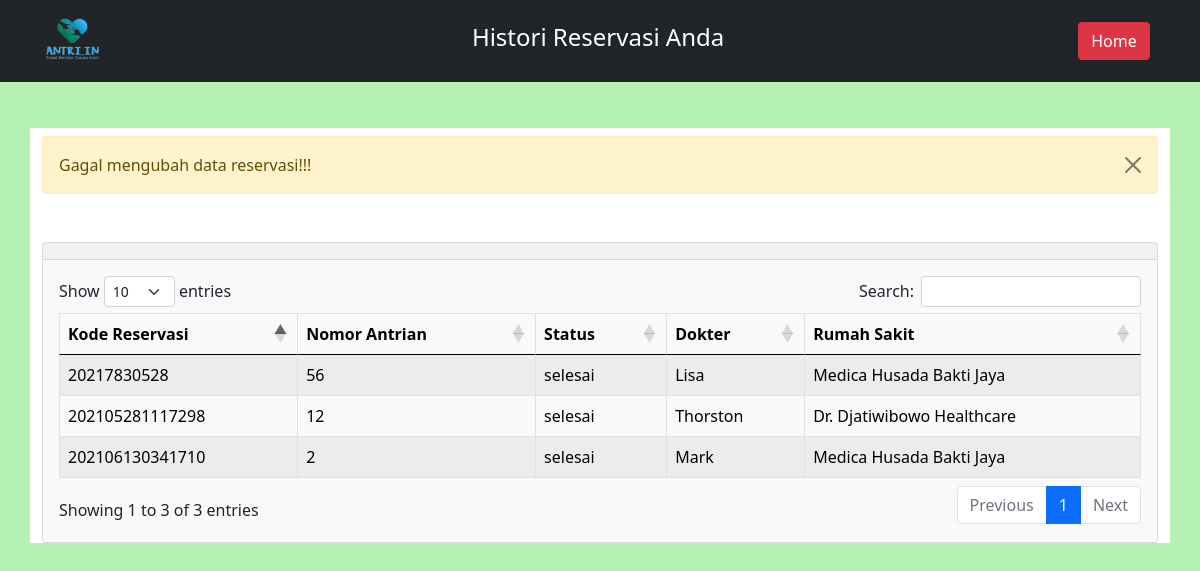
Page /views/pengguna/historiReservasi.php (signed in) on the committed database.
### tables this page shows
CREATE TABLE `reservasi` (
  `id_reservasi` bigint(20) NOT NULL,
  `nomor_antrian` varchar(10) NOT NULL,
  `status_reserv` varchar(15) NOT NULL,
  `id_user` bigint(20) NOT NULL,
  `id_dokter` bigint(20) NOT NULL,
  `id_rs` bigint(20) NOT NULL
);

CREATE TABLE `list_dokter` (
  `id_dokter` bigint(20) NOT NULL,
  `nama_dokter` varchar(50) NOT NULL,
  `spesialis` varchar(30) NOT NULL,
  `no_telepon` varchar(25) NOT NULL,
  `id_akun_dok` bigint(20) DEFAULT NULL
);

CREATE TABLE `rumah_sakit` (
  `id_rs` bigint(20) NOT NULL,
  `nama_rs` varchar(30) NOT NULL,
  `alamat_rs` text NOT NULL,
  `no_telepon_rs` varchar(15) NOT NULL
);

### controllers/select_data.php (called while the page is built, shortened)
<?php
require_once 'db_connnect.php';
function data_view($query, $id_data){
    global $conn;
    $statementt = mysqli_prepare($conn, $query);
    mysqli_stmt_bind_param($statementt, 'i', $id_data);
    mysqli_stmt_execute($statementt);
    $reslt = mysqli_stmt_get_result($statementt);
    $getData = mysqli_fetch_assoc($reslt);
    return $getData;
}
function data_views($query, $id_data, $type_bnd='i'){
    global $conn;
    $statementt = mysqli_prepare($conn, $query);
    mysqli_stmt_bind_param($statementt, $type_bnd, $id_data);
    mysqli_stmt_execute($statementt);
    $reslt = mysqli_stmt_get_result($statementt);
    while($row = mysqli_fetch_assoc($reslt))
    {
        $rows[] = $row;
    }
    return $rows;
}

### views/pengguna/historiReservasi.php (the view, shortened to what this page needs)
<?php require_once '../../controllers/select_data.php';
$id_usr_rsvp = $_SESSION['log_uname'];
$usr_rsvp = data_view("SELECT * FROM akun WHERE username = ?", $id_usr_rsvp);
$id_akun_rsvp = $usr_rsvp['id_akun'];
$usr_rsvp = data_view("SELECT * FROM pengguna WHERE id_akun = ?", $id_akun_rsvp);
$id_rsvp = $usr_rsvp['id_user'];
$result = data_views("SELECT * FROM reservasi WHERE id_user = ?", $id_rsvp);
?>
<!doctype html>
<html lang="en">
<head>
    <link href="https://cdn.jsdelivr.net/npm/bootstrap@5.0.0-beta3/dist/css/bootstrap.min.css" rel="stylesheet">
    <link rel="stylesheet" href="https://cdn.datatables.net/1.10.24/css/dataTables.bootstrap5.min.css">
</head>
<body style="background-color: rgb(181, 240, 181);">
    <div class="d-flex justify-content-between">
        <nav class="navbar navbar-expand-lg navbar-dark bg-dark fixed-top">
            <div class="container">
                <a class="navbar-brand" href="">
                    <img src="../../storages/gambar/logo.png" width="60" alt="ANTRI.IN">
                </a>
                <div class="collapse navbar-collapse nav justify-content-center" id="navbarSupportedContent">
                    <ul class="navbar-nav mr-auto">
                        <li class="nav-item active">
                            <a class="nav-link active" aria-current="page" href="">
                                <h4>Histori Reservasi Anda</h4>
                            </a>
                        </li>
                    </ul>
                </div>
                <a href="rumahSakit.php" type="button" class="btn btn-danger">Home</a>
        </nav>
    </div>
    <br><br><br><br><br>
    <div class="container pt-2 mt-2" style="background-color: white;">
        <?php
        if ($_SESSION['eff_add'] > 0 or $_SESSION['eff_edit'] > 0 or $_SESSION['eff_del_one'] > 0) {
            $_SESSION['eff_add'] = -1;
            $_SESSION['eff_del_one'] = -1;
            $_SESSION['eff_edit'] = -1;
        ?>
            <div class="alert alert-warning alert-dismissible fade show" role="alert">
                Berhasil mengubah data reservasi
                <button type="button" class="btn-close" data-bs-dismiss="alert" aria-label="Close"></button>
            </div>
        <?php
        } else if ($_SESSION['eff_add'] == 0) {
        ?>
            <div class="alert alert-warning alert-dismissible fade show" role="alert">
                Gagal mengubah data reservasi!!!
                <button type="button" class="btn-close" data-bs-dismiss="alert" aria-label="Close"></button>
            </div>
        <?php
        }
        ?>
        <div class="card text-dark bg-light my-5" style="max-width: 100%;">
            <div class="card-header">
            </div>
            <div class="card-body">
                <table id="table_rsvp" class="table table-hover table-striped table-bordered table-light" style="width:100%">
                    <thead>
                        <tr>
                            <th scope="col">Kode Reservasi</th>
                            <th scope="col">Nomor Antrian</th>
                            <th scope="col">Status</th>
                            <th scope="col">Dokter</th>
                            <th scope="col">Rumah Sakit</th>
                        </tr>
                    </thead>
                    <tbody>
                        <?php
                        foreach ($result as $item) {
                            $id_dok = $item['id_dokter'];
                            $id_rs = $item['id_rs'];
                            $dok_rsvp = data_view("SELECT * FROM list_dokter WHERE id_dokter = ?", $id_dok);
                            $rs_rsvp = data_view("SELECT * FROM rumah_sakit WHERE id_rs = ?", $id_rs);
                        ?>
                            <tr>
                                <td><?php echo $item['id_reservasi'] ?></td>
                                <td><?php echo $item['nomor_antrian'] ?></td>
                                <td><?php echo $item['status_reserv'] ?></td>
                                <td><?php echo $dok_rsvp['nama_dokter'] ?></td>
                                <td>
                                    <?php echo $rs_rsvp['nama_rs'] ?>
                                </td>
                            </tr>
                        <?php
                        } ?>
                    </tbody>
                </table>
            </div>
        </div>
    </div>
</body>
</html>

### rows in the picture
reservasi: id_reservasi "20217830528", nomor_antrian "56", status_reserv "selesai", id_dokter.nama_dokter "Lisa", id_rs.nama_rs "Medica Husada Bakti Jaya"
reservasi: id_reservasi "202105281117298", nomor_antrian "12", status_reserv "selesai", id_dokter.nama_dokter "Thorston", id_rs.nama_rs "Dr. Djatiwibowo Healthcare"
reservasi: id_reservasi "202106130341710", nomor_antrian "2", status_reserv "selesai", id_dokter.nama_dokter "Mark", id_rs.nama_rs "Medica Husada Bakti Jaya"
